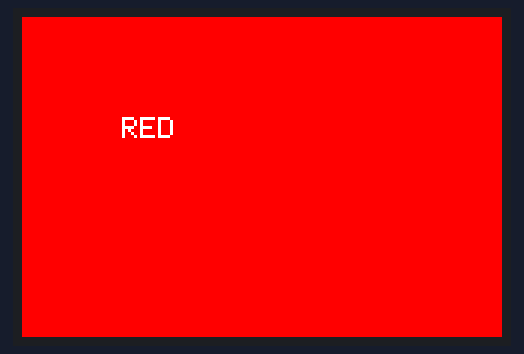
Bench run of a sketch on a simulated ESP32. Shown: 480×320 colour display.

Above: at 0.5 s.
At 2.7 s:
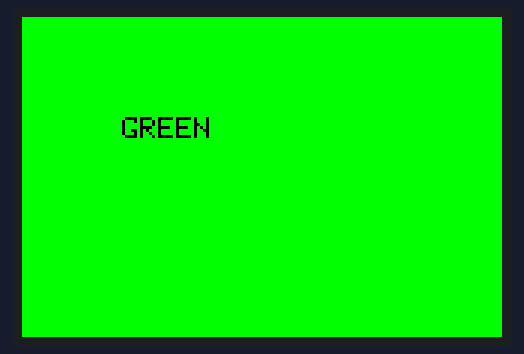
At 4.8 s:
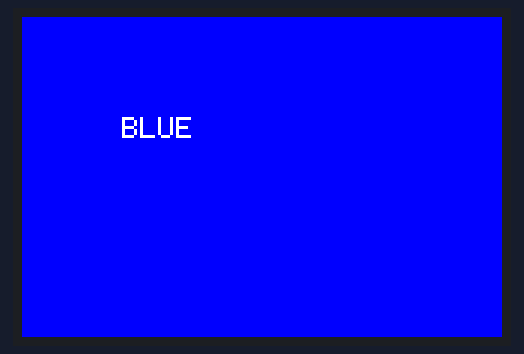
At 7.0 s:
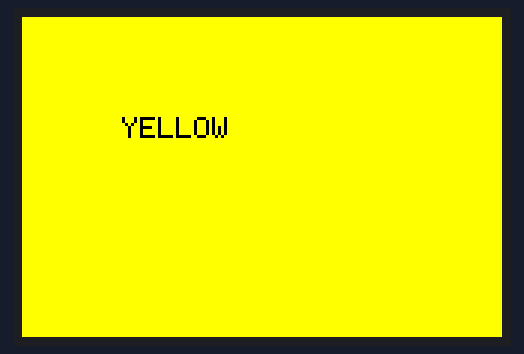

The sketch:

ILI9488_rgby-Test_itrunsfinally.ino
```cpp
#include <LovyanGFX.hpp>

class LGFX : public lgfx::LGFX_Device
{
  lgfx::Panel_ILI9488 _panel;
  lgfx::Bus_SPI _bus;

public:

  LGFX()
  {
    {
      auto cfg = _bus.config();

      cfg.spi_host = SPI2_HOST;
      cfg.spi_mode = 0;

      cfg.freq_write = 5000000;   // خیلی پایین برای تست
      cfg.freq_read  = 1000000;

      cfg.pin_sclk = 12;
      cfg.pin_mosi = 11;
      cfg.pin_miso = 13;

      cfg.pin_dc = 9;

      _bus.config(cfg);
      _panel.setBus(&_bus);
    }

    {
      auto cfg = _panel.config();

      cfg.pin_cs = 10;
      cfg.pin_rst = 14;

      cfg.memory_width  = 320;
      cfg.memory_height = 480;

      cfg.panel_width  = 320;
      cfg.panel_height = 480;

      cfg.offset_x = 0;
      cfg.offset_y = 0;

      cfg.invert = false;
      cfg.rgb_order = false;

      _panel.config(cfg);
    }

    setPanel(&_panel);
  }
};


LGFX lcd;


void setup()
{
  Serial.begin(115200);

  lcd.init();

  lcd.setRotation(1);

  lcd.fillScreen(TFT_BLACK);

}


void loop()
{
  lcd.fillScreen(TFT_RED);
  lcd.setTextColor(TFT_WHITE);
  lcd.setTextSize(3);
  lcd.drawString("RED", 100, 100);
  delay(2000);


  lcd.fillScreen(TFT_GREEN);
  lcd.setTextColor(TFT_BLACK);
  lcd.drawString("GREEN", 100, 100);
  delay(2000);


  lcd.fillScreen(TFT_BLUE);
  lcd.setTextColor(TFT_WHITE);
  lcd.drawString("BLUE", 100, 100);
  delay(2000);


  lcd.fillScreen(TFT_YELLOW);
  lcd.setTextColor(TFT_BLACK);
  lcd.drawString("YELLOW", 100, 100);
  delay(2000);
}
```

Measured:
- by itself, everything shown: repeats every 8.6 s, in 4 steps
- what the display in image 1 shows lasts 2.2 s, from 2.6 s to 4.8 s
